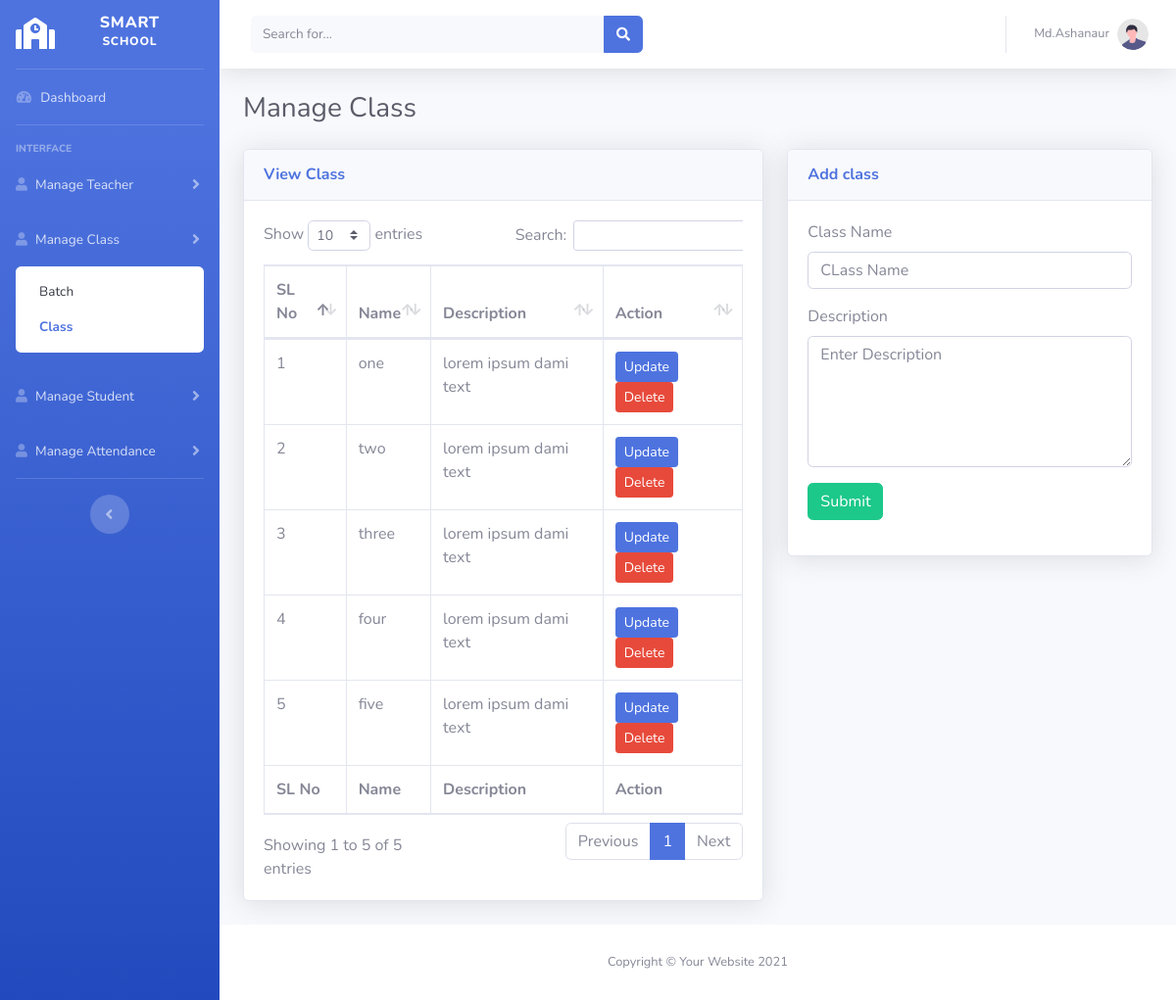
Screenshot of /view-class.php (signed in) with the database file from the repository.
### tables this page shows
CREATE TABLE `class` (
  `class_id` int(11) NOT NULL,
  `class_name` varchar(255) NOT NULL,
  `class_description` longtext NOT NULL
);

### main.php (called while the page is built, shortened)
<?php
    class Main{
        protected $host = "localhost";
        protected $user = "root";
        protected $pass = "";
        protected $db = "attendance";
        protected $con;
        public function __construct(){
            if(!isset($this->con)){
                $this->con = new mysqli($this->host,$this->user,$this->pass,$this->db);
            }
            return $this->con;
        }
        public function viewClass(){
            $this->sql = "SELECT * FROM `class`";
            $this->result = $this->con->query($this->sql);
            if($this->result == true){
                return $this->result;
            }else{
                return false;
            }
        }
    }
?>

### view-class.php (the view, shortened to what this page needs)
<?php
    include("header.php");
    include "main.php";
    $obj = new Main();
    $data = $obj->viewClass();
?>
<div class="container-fluid">
    <h1 class="h3 mb-4 text-gray-800">Manage Class</h1>
    <div class="row">
        <div class="col-md-7">
            <div class="card shadow mb-4">
                <div class="card-header py-3">
                    <h6 class="m-0 font-weight-bold text-primary">View Class</h6>
                </div>
                <div class="card-body">
                    <div class="table-responsive">
                        <table class="table table-bordered" id="dataTable" width="100%" cellspacing="0">
                            <thead>
                                <tr>
                                    <th>SL No</th>
                                    <th>Name</th>
                                    <th>Description</th>
                                    <th>Action</th>
                                </tr>
                            </thead>
                            <tfoot>
                                <tr>
                                    <th>SL No</th>
                                    <th>Name</th>
                                    <th>Description</th>
                                    <th>Action</th>
                                </tr>
                            </tfoot>
                            <tbody>
                                <?php
                                    if($data->num_rows > 0){
                                        $i = 1;
                                        while($row = $data->fetch_object()){
                                            ?>
                                                <tr>
                                                    <td><?php echo $i; ?></td>
                                                    <td><?php echo $row->class_name; ?></td>
                                                    <td><?php echo $row->class_description; ?></td>
                                                    <td>
                                                        <a href="#" class="btn btn-sm btn-primary">Update</a>
                                                        <a href="#" class="btn btn-sm btn-danger">Delete</a>
                                                    </td>
                                                </tr>
                                            <?php
                                            $i++;
                                        }
                                    }
                                ?>
                            </tbody>
                        </table>
                    </div>
                </div>
            </div>
        </div>
        <div class="col-md-5">
        <div class="card shadow mb-4">
                <div class="card-header py-3">
                    <h6 class="m-0 font-weight-bold text-primary">Add class</h6>
                </div>
                <div class="card-body">
                    <form action="add-class.php" method="post">
                        <div class="form-group">
                            <label for="name">Class Name</label>
                            <input type="text" name="class_name" class="form-control" placeholder="CLass Name" />
                        </div>
                        <div class="form-group">
                            <label for="name">Description</label>
                            <textarea name="class_description" class="form-control" rows="5" placeholder="Enter Description"></textarea>
                        </div>
                        <div class="form-group">
                            <input type="submit" name="submit" class="btn btn-success"  />
                        </div>
                    </form>
                </div>
            </div>
        </div>
    </div>
</div>
<?php
    include("footer.php");
?>

### rows the page displays
class: class_name "one", class_description "lorem ipsum dami text"
class: class_name "two", class_description "lorem ipsum dami text"
class: class_name "three", class_description "lorem ipsum dami text"
class: class_name "four", class_description "lorem ipsum dami text"
class: class_name "five", class_description "lorem ipsum dami text"

### other values shown
$_SESSION['user_name'] "Md.Ashanaur"
